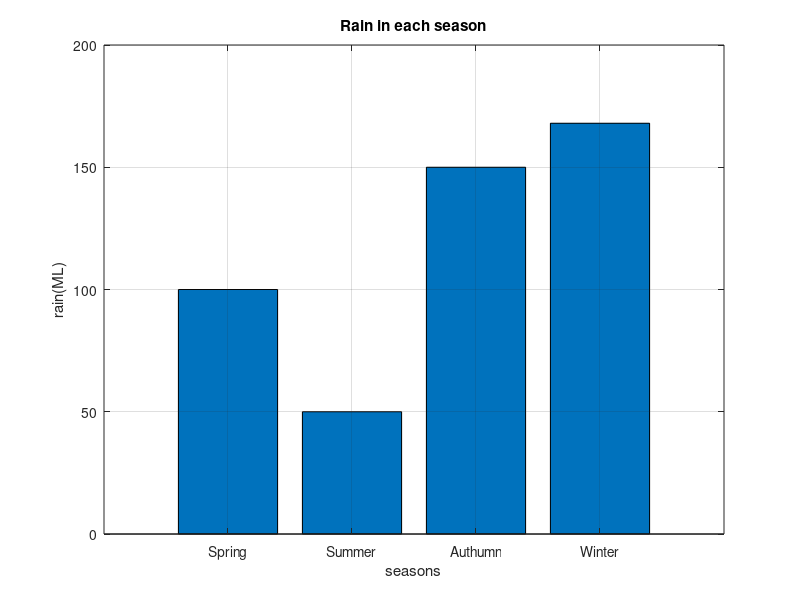

Source code (MATLAB):
%% ch03v02
% bar chart
rains= [100, 50 , 150, 168];
bar(rains);
xlabel('seasons');
ylabel('rain(ML)');
grid on;
title('Rain in each season');
set(gca, 'xTickLabel', {'Spring', 'Summer', 'Authumn', 'Winter'});